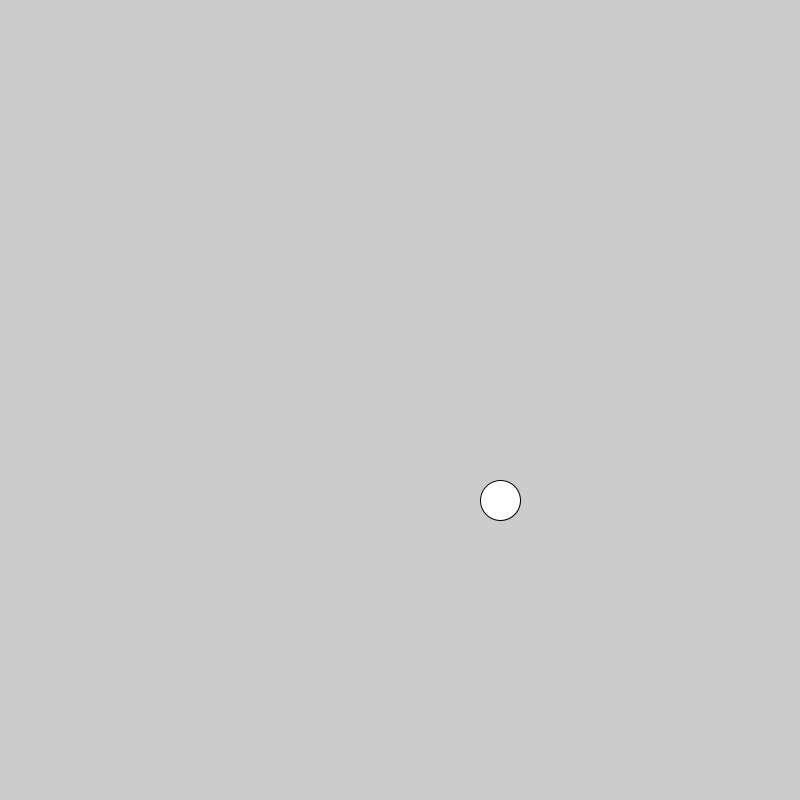
Frame 1 (no input)
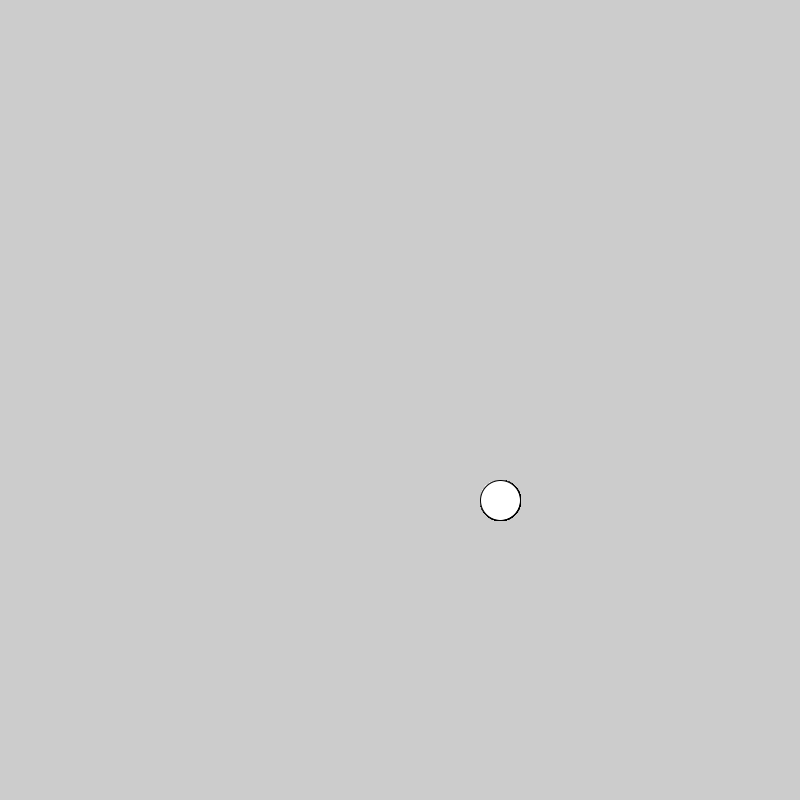
Frame 60 (the mouse pressed at the canvas centre just before this capture)
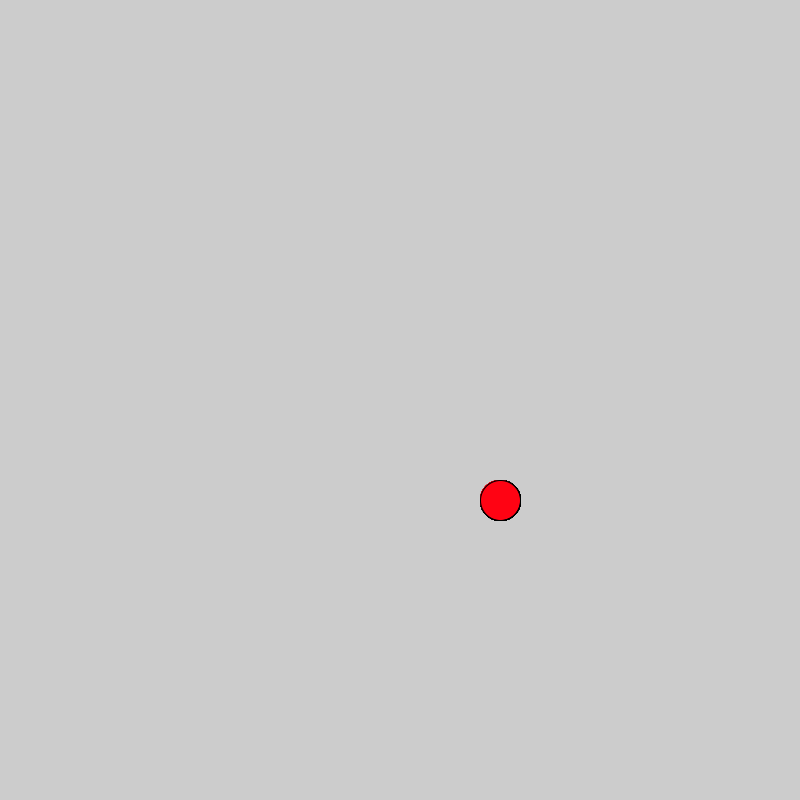
Frame 120 (the mouse held since frame 60 and released just before this capture)

The Processing sketch that drew these frames (run headless with seeded random() and noise(); from frame 60 on, the mouse is pressed at the canvas centre):

// Processing sketch: the_dot
// ── the_dot.pde

void setup(){size(800,800);}

void draw(){if(mousePressed)fill(#FF0313);ellipse(500,500,40,40);}
